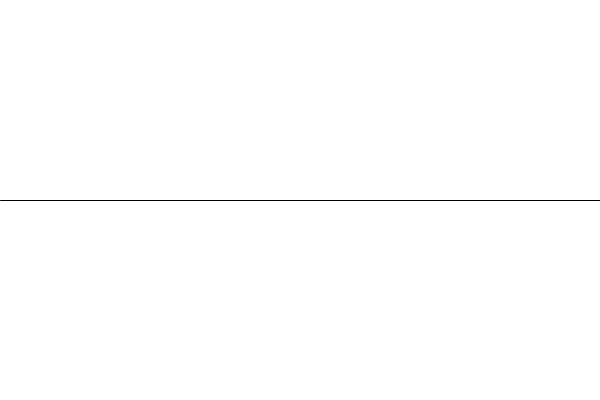
Frame 1 (no input)
Frame 60 (the mouse pressed at the canvas centre just before this capture): identical to frame 1, image omitted
Frame 120 (the mouse held since frame 60 and released just before this capture): identical to frame 1, image omitted

The Processing sketch that drew this single still picture (run headless with seeded random() and noise(); from frame 60 on, the mouse is pressed at the canvas centre):

// Processing sketch: processing_3763
// ── processing_3763.pde

Hill[] hills;
static float SMOOTHNESS = .8;
float range;

void setup(){
  size(600,400);
  initialize();
}

void initialize(){
  hills = new Hill[1];
  hills[0] = new Hill(0,height/2,width,height/2);
  range = height/2;
}

void mouseClicked(){
  Hill[] temp = new Hill[hills.length*2];
  int index = 0;
  for(int i = 0; i < hills.length; i++){
    float x = (hills[i].x1 + hills[i].x2) / 2;
    float y = (hills[i].y1 + hills[i].y2) / 2;
    y -= random(-range,range);
    range *= SMOOTHNESS;
    temp[index] = new Hill(hills[i].x1,hills[i].y1,x,y);
    index++;
    temp[index] = new Hill(x,y,hills[i].x2,hills[i].y2);
    index++;
  }
  hills = temp;
}

void keyPressed(){
    initialize(); 
}

void draw(){
  background(255);
  for(int i = 0; i < hills.length; i++){
    hills[i].display(); 
  }
}

class Hill{

  float x1,y1,x2,y2;

  Hill(float x1, float y1, float x2, float y2){
    this.x1 = x1;
    this.y1 = y1;
    this.x2 = x2;
    this.y2 = y2;
  }

  void display(){
    stroke(0);
    line(x1,y1,x2,y2);
  }
}
